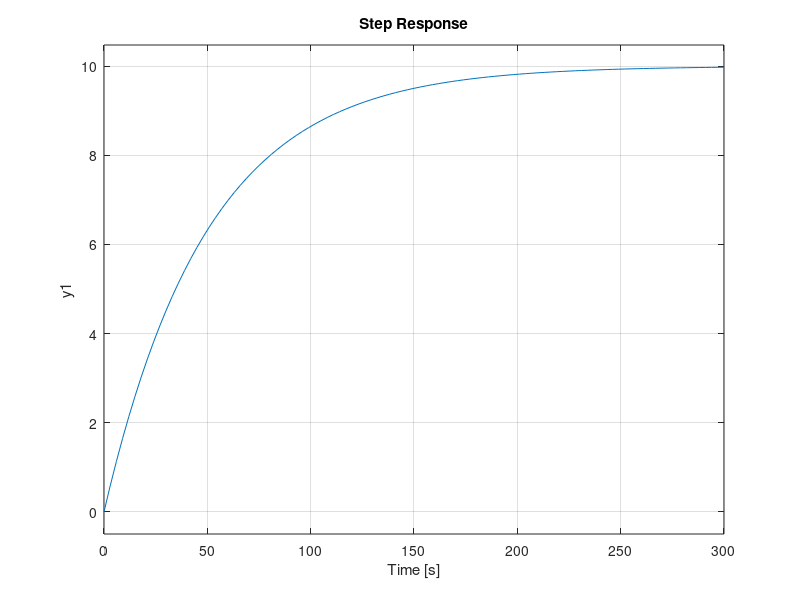

Here is the MATLAB script that generated this plot:
close all
clear all
clc
m = 5;
b = .1;
inputforce = 1;
num = 1/m;
den = [1 b/m];
plant = tf(num*1,den);
step(plant)